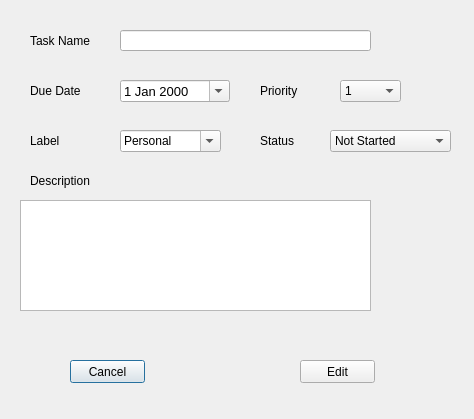
<?xml version="1.0" encoding="UTF-8"?>
<ui version="4.0">
 <class>EditTask</class>
 <widget class="QDialog" name="EditTask">
  <property name="geometry">
   <rect>
    <x>0</x>
    <y>0</y>
    <width>474</width>
    <height>419</height>
   </rect>
  </property>
  <property name="windowTitle">
   <string>Edit Task</string>
  </property>
  <widget class="QComboBox" name="status">
   <property name="geometry">
    <rect>
     <x>330</x>
     <y>130</y>
     <width>121</width>
     <height>22</height>
    </rect>
   </property>
   <item>
    <property name="text">
     <string>Not Started</string>
    </property>
   </item>
   <item>
    <property name="text">
     <string>Started</string>
    </property>
   </item>
  </widget>
  <widget class="QLabel" name="label_5">
   <property name="geometry">
    <rect>
     <x>260</x>
     <y>130</y>
     <width>51</width>
     <height>21</height>
    </rect>
   </property>
   <property name="text">
    <string>Status</string>
   </property>
  </widget>
  <widget class="QLabel" name="label_2">
   <property name="geometry">
    <rect>
     <x>30</x>
     <y>80</y>
     <width>81</width>
     <height>21</height>
    </rect>
   </property>
   <property name="text">
    <string>Due Date</string>
   </property>
  </widget>
  <widget class="QLabel" name="label_3">
   <property name="geometry">
    <rect>
     <x>260</x>
     <y>80</y>
     <width>61</width>
     <height>21</height>
    </rect>
   </property>
   <property name="text">
    <string>Priority</string>
   </property>
  </widget>
  <widget class="QPushButton" name="cancel_btn">
   <property name="geometry">
    <rect>
     <x>70</x>
     <y>360</y>
     <width>75</width>
     <height>23</height>
    </rect>
   </property>
   <property name="text">
    <string>Cancel</string>
   </property>
  </widget>
  <widget class="QLineEdit" name="task_name">
   <property name="geometry">
    <rect>
     <x>120</x>
     <y>30</y>
     <width>251</width>
     <height>21</height>
    </rect>
   </property>
  </widget>
  <widget class="QLabel" name="label">
   <property name="geometry">
    <rect>
     <x>30</x>
     <y>30</y>
     <width>81</width>
     <height>21</height>
    </rect>
   </property>
   <property name="text">
    <string>Task Name</string>
   </property>
  </widget>
  <widget class="QComboBox" name="priority">
   <property name="geometry">
    <rect>
     <x>340</x>
     <y>80</y>
     <width>61</width>
     <height>22</height>
    </rect>
   </property>
   <item>
    <property name="text">
     <string>1</string>
    </property>
   </item>
   <item>
    <property name="text">
     <string>2</string>
    </property>
   </item>
   <item>
    <property name="text">
     <string>3</string>
    </property>
   </item>
   <item>
    <property name="text">
     <string>4</string>
    </property>
   </item>
   <item>
    <property name="text">
     <string>5</string>
    </property>
   </item>
  </widget>
  <widget class="QComboBox" name="label_name">
   <property name="geometry">
    <rect>
     <x>120</x>
     <y>130</y>
     <width>101</width>
     <height>22</height>
    </rect>
   </property>
   <property name="editable">
    <bool>true</bool>
   </property>
   <item>
    <property name="text">
     <string>Personal</string>
    </property>
   </item>
   <item>
    <property name="text">
     <string>Work</string>
    </property>
   </item>
   <item>
    <property name="text">
     <string>School</string>
    </property>
   </item>
  </widget>
  <widget class="QLabel" name="label_4">
   <property name="geometry">
    <rect>
     <x>30</x>
     <y>130</y>
     <width>51</width>
     <height>21</height>
    </rect>
   </property>
   <property name="text">
    <string>Label</string>
   </property>
  </widget>
  <widget class="QDateEdit" name="due_date">
   <property name="geometry">
    <rect>
     <x>120</x>
     <y>80</y>
     <width>110</width>
     <height>22</height>
    </rect>
   </property>
   <property name="font">
    <font>
     <pointsize>10</pointsize>
    </font>
   </property>
   <property name="readOnly">
    <bool>false</bool>
   </property>
   <property name="calendarPopup">
    <bool>true</bool>
   </property>
  </widget>
  <widget class="QTextEdit" name="description">
   <property name="geometry">
    <rect>
     <x>20</x>
     <y>200</y>
     <width>351</width>
     <height>111</height>
    </rect>
   </property>
  </widget>
  <widget class="QLabel" name="label_6">
   <property name="geometry">
    <rect>
     <x>30</x>
     <y>170</y>
     <width>91</width>
     <height>21</height>
    </rect>
   </property>
   <property name="text">
    <string>Description</string>
   </property>
  </widget>
  <widget class="QPushButton" name="edit_btn">
   <property name="geometry">
    <rect>
     <x>300</x>
     <y>360</y>
     <width>75</width>
     <height>23</height>
    </rect>
   </property>
   <property name="text">
    <string>Edit</string>
   </property>
  </widget>
 </widget>
 <resources/>
 <connections/>
</ui>
